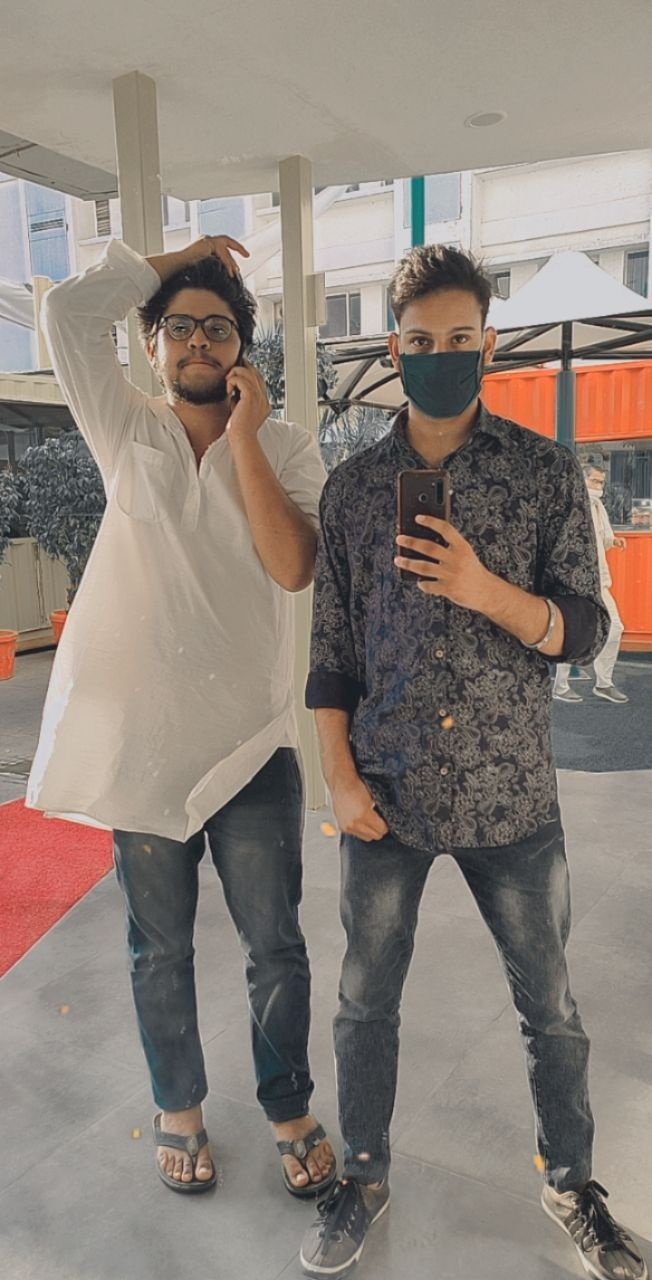
#> input picture image.jpg, 652 x 1280 px
$ python 14_image_cropping.py
#> lines starting #> are read from the running program, lines starting #| are printed output that depends on the picture
import cv2
import numpy as np

img = cv2.imread("image.jpg")
#> img is the input picture: shape (1280, 652, 3); mean B, G, R 121.2, 129.5, 140.1
height, width = img.shape[:2]
#> height = 1280; width = 652

start_row, start_col = int(height*0.25), int(width*0.25)
#> start_row = 320; start_col = 163
end_row, end_col = int(height*0.75), int(width*0.75)
#> end_row = 960; end_col = 489

cropped = img[start_row:end_row, start_col:end_col]
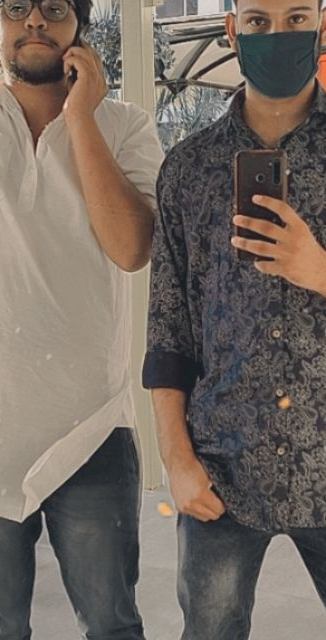
#> cropped: shape (640, 326, 3); mean B, G, R 96, 104.5, 115.6
cv2.imshow("original", img)
cv2.imshow("cropped", cropped)
cv2.waitKey(0)
cv2.destroyAllWindows()
